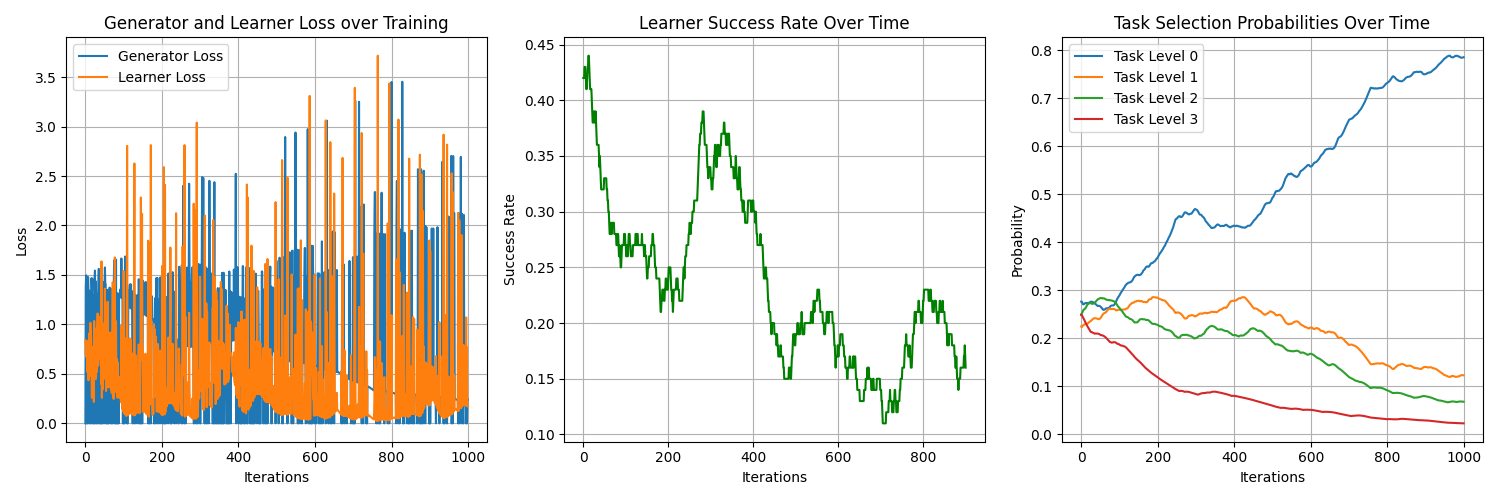

This figure's Python source:
import torch
import torch.nn as nn
import torch.optim as optim
import numpy as np
import matplotlib.pyplot as plt

# Set random seed for reproducibility
torch.manual_seed(42)
np.random.seed(42)

# Define a Task class
class Task:
    def __init__(self, level, expected_reward):
        self.level = level
        self.expected_reward = expected_reward

# Create tasks with different levels and expected rewards
tasks = [
    Task(level=0, expected_reward=0.1),
    Task(level=1, expected_reward=0.2),
    Task(level=2, expected_reward=0.5),
    Task(level=3, expected_reward=0.7)
]

# Generator (Teacher) Neural Network
class TaskGenerator(nn.Module):
    def __init__(self, n_tasks):
        super(TaskGenerator, self).__init__()
        # Learnable logits for task probabilities
        self.logits = nn.Parameter(torch.randn(n_tasks))
    
    def forward(self):
        task_probs = torch.softmax(self.logits, dim=0)
        task_distribution = torch.distributions.Categorical(task_probs)
        task_idx = task_distribution.sample()
        log_prob = task_distribution.log_prob(task_idx)
        return task_idx, task_probs, log_prob

# Learner (Student) Neural Network
class TaskLearner(nn.Module):
    def __init__(self, n_tasks):
        super(TaskLearner, self).__init__()
        self.model = nn.Sequential(
            nn.Linear(n_tasks, 128),
            nn.ReLU(),
            nn.Linear(128, 1),
            nn.Sigmoid()
        )
        
    def forward(self, task_one_hot):
        return self.model(task_one_hot)

# Initialize the networks and optimizers
n_tasks = len(tasks)
generator = TaskGenerator(n_tasks)
learner = TaskLearner(n_tasks)

gen_optimizer = optim.Adam(generator.parameters(), lr=0.01)
learn_optimizer = optim.Adam(learner.parameters(), lr=0.01)

# Training setup
n_iterations = 1000
loss_function = nn.BCELoss()

# Metrics for analysis and visualization
gen_losses, learn_losses = [], []
task_prob_over_time, learner_success_rate = [], []

for iteration in range(n_iterations):
    # Generator selects a task
    task_idx, task_probs, log_prob = generator()
    selected_task = tasks[task_idx.item()]
    reward_prob = selected_task.expected_reward
    # Simulated reward based on the expected reward probability
    reward = 1 if np.random.rand() < reward_prob else 0

    # ---- Learner Update ----
    # Learner tries to solve the generated task
    task_one_hot = torch.zeros(n_tasks)
    task_one_hot[task_idx] = 1.0
    task_one_hot += torch.normal(mean=0.0, std=0.01, size=task_one_hot.size())
    task_one_hot = task_one_hot.unsqueeze(0)  # Add batch dimension

    # Forward pass for learner
    learner_prediction = learner(task_one_hot)
    learner_target = torch.tensor([[reward]], dtype=torch.float32)
    learn_loss = loss_function(learner_prediction, learner_target)

    # Backward pass and optimization for learner
    learn_optimizer.zero_grad()
    learn_loss.backward()
    learn_optimizer.step()

    # ---- Generator Update ----
    # Compute the generator's reward (1 when learner fails)
    reward_gen = 1 - reward  # Generator wants the learner to fail

    # Compute generator's loss using REINFORCE
    gen_loss = -log_prob * reward_gen  # Negative sign because we minimize loss

    # Backward pass and optimization for generator
    gen_optimizer.zero_grad()
    gen_loss.backward()
    gen_optimizer.step()

    # Track losses and metrics
    gen_losses.append(gen_loss.item())
    learn_losses.append(learn_loss.item())
    task_prob_over_time.append(task_probs.detach().numpy())
    learner_success_rate.append(reward)

    # Print progress every 100 iterations
    if (iteration + 1) % 100 == 0:
        print(f"Iteration {iteration + 1}: Generator Loss: {gen_loss.item():.4f}, Learner Loss: {learn_loss.item():.4f}")

# Convert task probabilities to NumPy array for plotting
task_prob_over_time = np.array(task_prob_over_time)

# Plotting
plt.figure(figsize=(15, 5))

# Plot Generator and Learner Loss over Training
plt.subplot(1, 3, 1)
plt.plot(gen_losses, label='Generator Loss')
plt.plot(learn_losses, label='Learner Loss')
plt.xlabel('Iterations')
plt.ylabel('Loss')
plt.title('Generator and Learner Loss over Training')
plt.legend()
plt.grid(True)

# Plot Learner Success Rate Over Time
plt.subplot(1, 3, 2)
window_size = 100
success_rate_smoothed = np.convolve(learner_success_rate, np.ones(window_size)/window_size, mode='valid')
plt.plot(success_rate_smoothed, color='green')
plt.xlabel('Iterations')
plt.ylabel('Success Rate')
plt.title('Learner Success Rate Over Time')
plt.grid(True)

# Plot Task Selection Probabilities Over Time
plt.subplot(1, 3, 3)
for i in range(n_tasks):
    plt.plot(task_prob_over_time[:, i], label=f'Task Level {tasks[i].level}')
plt.title('Task Selection Probabilities Over Time')
plt.xlabel('Iterations')
plt.ylabel('Probability')
plt.legend()
plt.grid(True)

plt.tight_layout()
plt.savefig("teacher_student_gan.png")
plt.show()